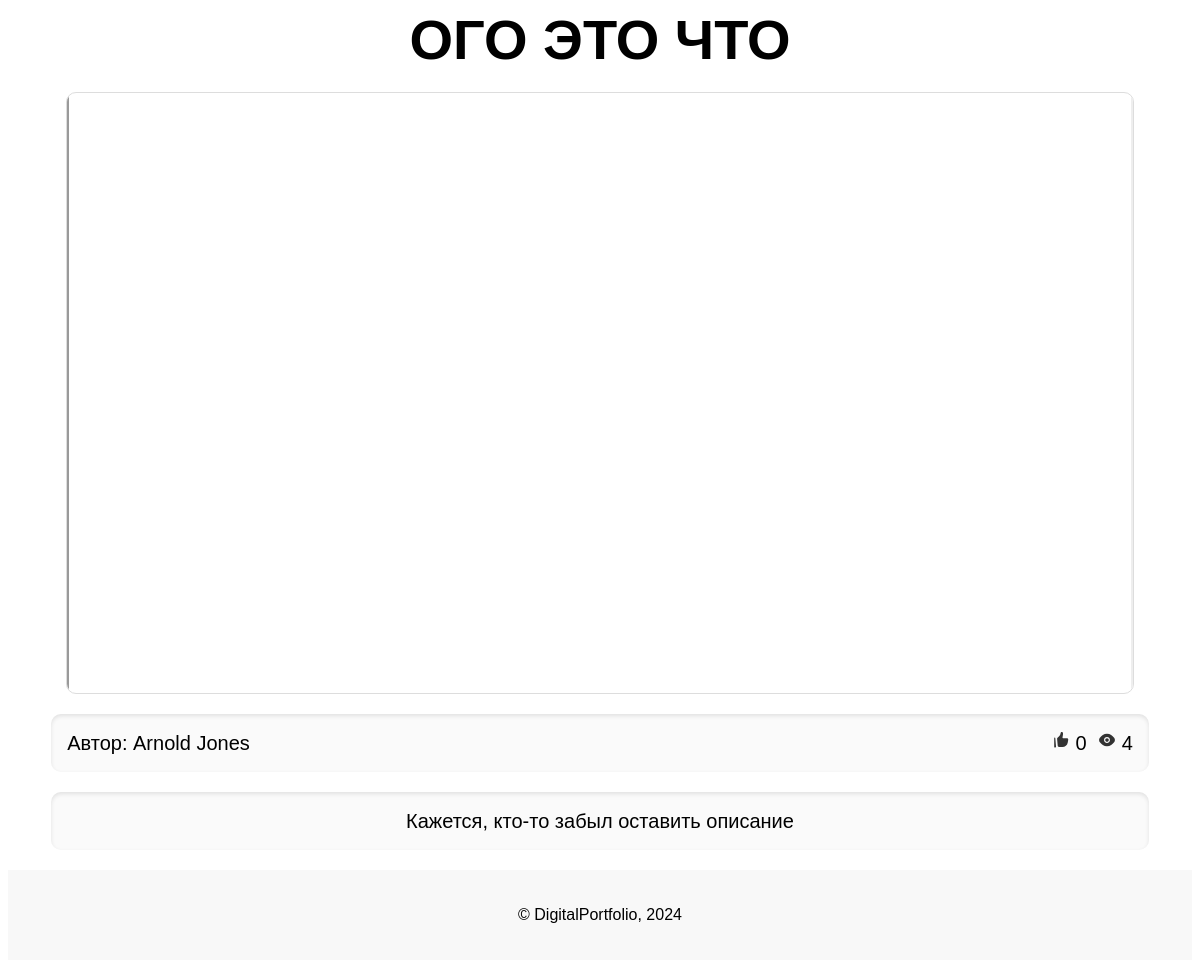
Page /achievements/17/ on the committed database.
### main/models.py (models this page shows, shortened)
class Achievements(models.Model):
    title = models.CharField(max_length=50)
    preview = models.ImageField(
        null=True,
        validators=[
            FileExtensionValidator(allowed_extensions=['jpg', 'jpeg', 'png']),
        ]
    )
    file = models.FileField(
        validators=[
            FileExtensionValidator(allowed_extensions=['jpg', 'jpeg', 'png', 'pdf', 'ogg', 'mp3']),
        ]
    )
    pub_date = models.DateTimeField(auto_now_add=True)
    description = models.CharField(max_length=500, null=True)
    likes = models.IntegerField(default=0)
    views = models.IntegerField(default=0)
    liked_by = models.ManyToManyField(User, related_name='liked_achievements', blank=True)
    author = models.ForeignKey(
        User,
        on_delete=models.CASCADE,
        null=True,
    )
    objects = models.Manager()
    def formatted_likes(self):
        return format_number_with_suffix(self.likes)
    def formatted_views(self):
        return format_number_with_suffix(self.views)
    class Meta:
        verbose_name = 'Achievement'
        verbose_name_plural = 'Achievements'

### main/views.py (the view)
# urls.py: path('achievements/<int:pk>/', achievement_detail, name='achievement-detail'),
def achievement_detail(request, pk):
    achievement = Achievements.objects.get(pk=pk)
    return render(request, 'main/achievement.html', {'achievement': achievement})

### main/models.py (called while the page is built)
def format_number_with_suffix(value):
    if value >= 1000:
        return f"{value // 1000}k"
    else:
        return str(value)

### main/templatetags/custom_filters.py (called while the page is built)
@register.filter(name='file_ext')
def file_ext(url, ext):
    return url.lower().endswith(ext)

### main/templates/main/achievement.html (shortened to what this page needs)
{% load static custom_filters %}
<!DOCTYPE html>
<html lang="en">
<head>
    <link rel="stylesheet" href="{% static 'main/css/achievement.css' %}">
</head>
<body>
<main>
    <h1>{{ achievement.title }}</h1>
    <div class="file">
        {% if achievement.file.url|file_ext:".pdf" %}
            <iframe src="{{ achievement.file.url }}">
                Ваш браузер не поддерживает встроенные PDF файлы. Вы можете <a href="{{ achievement.file.url }}">скачать
                файл</a>.
            </iframe>
        {% elif achievement.file.url|file_ext:".jpg" or achievement.file.url|file_ext:".jpeg" or achievement.file.url|file_ext:".png" %}
            <img src="{{ achievement.file.url }}" alt="Image">
        {% endif %}
    </div>
    <div class="information">
        <div class="author">
            Автор: {{ achievement.author.first_name }} {{ achievement.author.last_name }}
        </div>
        <div class="statistic">
            <p class="likes">
                <img src="{% static 'main/img/Like.svg' %}" width="19" height="19">
                <span class="likes-count">{{ achievement.formatted_likes }}</span>
            </p>
            <p class="views">
                <img src="{% static 'main/img/Eye.svg' %}" width="20" height="20">
                {{ achievement.formatted_views }}
            </p>
        </div>
    </div>
    <div class="description">
        {% if achievement.description %}
            {{ achievement.description }}
        {% else %}
            Кажется, кто-то забыл оставить описание
        {% endif %}
    </div>
</main>
<footer>
    <div class="footer-content">
        <p>© DigitalPortfolio, 2024</p>
    </div>
</footer>
</body>
</html>

### main/static/main/css/achievement.css (style rules this page uses)
body { font-family: Arial, sans-serif; background-color: #ffffff; min-height: 100vh; display: flex; flex-direction: column; }
h1 { width: 90%; margin: 0 auto; font-weight: 600; font-size: 56px; line-height: 64px; text-align: center; margin-bottom: 20px; }
.file, .description, .information { width: 90%; margin: 0 auto; margin-bottom: 20px; }
.file { height: 75vh; display: flex; justify-content: center; align-items: center; border: 1px solid #ddd; border-radius: 10px; overflow: hidden; }
.description, .information { font-size: 20px; line-height: 26px; font-weight: 400; text-align: center; padding: 1rem; background-color: #fafafa; border-radius: 10px; box-shadow: inset 0 2px 4px rgba(0, 0, 0, 0.1); }
.information { display: flex; justify-content: space-between; }
.statistic { margin: 0; padding: 0; display: flex; gap: 10px; justify-content: end; }
.likes { margin: 0; gap: 5px; display: flex; align-self: center; justify-content: start; }
.views { margin: 0; display: flex; align-self: center; gap: 5px; }
.file iframe, .file img, .file audio { object-fit: contain; width: 100%; height: 100%; }
footer { display: flex; justify-content: center; padding: 20px; background-color: #F8F8F8; margin-top: auto; }
.footer-content { text-align: center; }

### rows in the picture
Achievements: title "ОГО ЭТО ЧТО", author.first_name "Arnold", author.last_name "Jones", formatted_likes "0", formatted_views "4"
